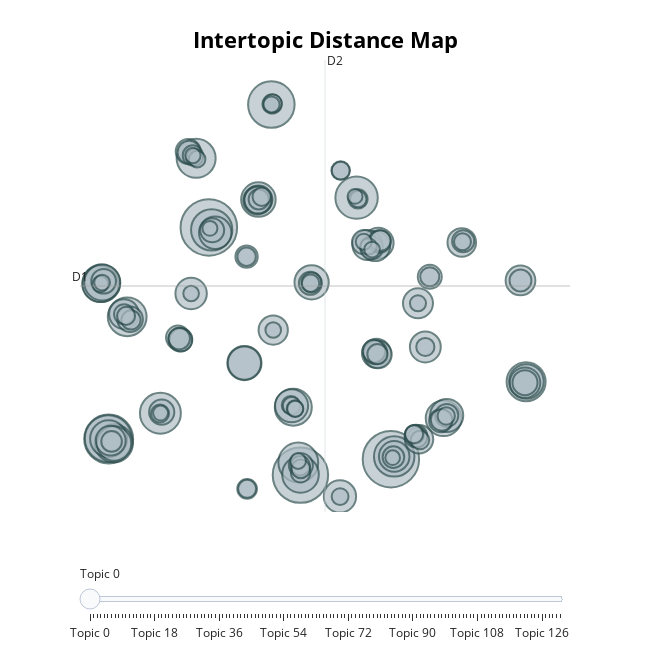

Notebook cell for this chart:
### Code cell
# Creating clusters for the whole data set
model,topics = cluster_data(df,min_topic_size=50,fine_tune_label=True,get_topics=True)
# Saving the BERTopic model
model.save("./models/bertopic_model_whole_data_set.brt")
display(model.get_topic_info())
model.visualize_topics()

### Figure 1 — Plotly figure (JSON) as saved in the notebook; plotly's stock layout.template omitted (floating-point values rounded to 4 significant figures; data arrays with more than 128 entries replaced by an {"elided": "..."} marker saying what was removed)
{"data": [{"customdata": {"elided": "132x3 mixed values"}, "hovertemplate": "<b>Topic %{customdata[0]}</b><br>%{customdata[1]}<br>Size: %{customdata[2]}", "legendgroup": "", "marker": {"color": "#B0BEC5", "line": {"color": "DarkSlateGrey", "width": 2}, "size": {"elided": "132 int values"}, "sizemode": "area", "sizeref": 0.4656, "symbol": "circle"}, "mode": "markers", "name": "", "orientation": "v", "showlegend": false, "type": "scatter", "x": {"elided": "132 float values"}, "xaxis": "x", "y": {"elided": "132 float values"}, "yaxis": "y"}], "layout": {"annotations": [{"showarrow": false, "text": "D1", "x": -10.95, "y": 8.937, "yshift": 10}, {"showarrow": false, "text": "D2", "x": 6.271, "xshift": 10, "y": 27.71}], "height": 650, "hoverlabel": {"bgcolor": "white", "font": {"family": "Rockwell", "size": 16}}, "legend": {"itemsizing": "constant", "tracegroupgap": 0}, "margin": {"t": 60}, "shapes": [{"line": {"color": "#CFD8DC", "width": 2}, "type": "line", "x0": 6.271, "x1": 6.271, "y0": -9.833, "y1": 27.71}, {"line": {"color": "#9E9E9E", "width": 2}, "type": "line", "x0": -10.95, "x1": 23.49, "y0": 8.937, "y1": 8.937}], "sliders": [{"active": 0, "pad": {"t": 50}, "steps": [{"args": [{"marker.color": {"elided": "1x132 str values"}}], "label": "Topic 0", "method": "update"}, {"args": [{"marker.color": {"elided": "1x132 str values"}}], "label": "Topic 1", "method": "update"}, {"args": [{"marker.color": {"elided": "1x132 str values"}}], "label": "Topic 2", "method": "update"}, {"args": [{"marker.color": {"elided": "1x132 str values"}}], "label": "Topic 3", "method": "update"}, {"args": [{"marker.color": {"elided": "1x132 str values"}}], "label": "Topic 4", "method": "update"}, {"args": [{"marker.color": {"elided": "1x132 str values"}}], "label": "Topic 5", "method": "update"}, {"args": [{"marker.color": {"elided": "1x132 str values"}}], "label": "Topic 6", "method": "update"}, {"args": [{"marker.color": {"elided": "1x132 str values"}}], "label": "Topic 7", "method": "update"}, {"args": [{"marker.color": {"elided": "1x132 str values"}}], "label": "Topic 8", "method": "update"}, {"args": [{"marker.color": {"elided": "1x132 str values"}}], "label": "Topic 9", "method": "update"}, {"args": [{"marker.color": {"elided": "1x132 str values"}}], "label": "Topic 10", "method": "update"}, {"args": [{"marker.color": {"elided": "1x132 str values"}}], "label": "Topic 11", "method": "update"}, {"args": [{"marker.color": {"elided": "1x132 str values"}}], "label": "Topic 12", "method": "update"}, {"args": [{"marker.color": {"elided": "1x132 str values"}}], "label": "Topic 13", "method": "update"}, {"args": [{"marker.color": {"elided": "1x132 str values"}}], "label": "Topic 14", "method": "update"}, {"args": [{"marker.color": {"elided": "1x132 str values"}}], "label": "Topic 15", "method": "update"}, {"args": [{"marker.color": {"elided": "1x132 str values"}}], "label": "Topic 16", "method": "update"}, {"args": [{"marker.color": {"elided": "1x132 str values"}}], "label": "Topic 17", "method": "update"}, {"args": [{"marker.color": {"elided": "1x132 str values"}}], "label": "Topic 18", "method": "update"}, {"args": [{"marker.color": {"elided": "1x132 str values"}}], "label": "Topic 19", "method": "update"}, {"args": [{"marker.color": {"elided": "1x132 str values"}}], "label": "Topic 20", "method": "update"}, {"args": [{"marker.color": {"elided": "1x132 str values"}}], "label": "Topic 21", "method": "update"}, {"args": [{"marker.color": {"elided": "1x132 str values"}}], "label": "Topic 22", "method": "update"}, {"args": [{"marker.color": {"elided": "1x132 str values"}}], "label": "Topic 23", "method": "update"}, {"args": [{"marker.color": {"elided": "1x132 str values"}}], "label": "Topic 24", "method": "update"}, {"args": [{"marker.color": {"elided": "1x132 str values"}}], "label": "Topic 25", "method": "update"}, {"args": [{"marker.color": {"elided": "1x132 str values"}}], "label": "Topic 26", "method": "update"}, {"args": [{"marker.color": {"elided": "1x132 str values"}}], "label": "Topic 27", "method": "update"}, {"args": [{"marker.color": {"elided": "1x132 str values"}}], "label": "Topic 28", "method": "update"}, {"args": [{"marker.color": {"elided": "1x132 str values"}}], "label": "Topic 29", "method": "update"}, {"args": [{"marker.color": {"elided": "1x132 str values"}}], "label": "Topic 30", "method": "update"}, {"args": [{"marker.color": {"elided": "1x132 str values"}}], "label": "Topic 31", "method": "update"}, {"args": [{"marker.color": {"elided": "1x132 str values"}}], "label": "Topic 32", "method": "update"}, {"args": [{"marker.color": {"elided": "1x132 str values"}}], "label": "Topic 33", "method": "update"}, {"args": [{"marker.color": {"elided": "1x132 str values"}}], "label": "Topic 34", "method": "update"}, {"args": [{"marker.color": {"elided": "1x132 str values"}}], "label": "Topic 35", "method": "update"}, {"args": [{"marker.color": {"elided": "1x132 str values"}}], "label": "Topic 36", "method": "update"}, {"args": [{"marker.color": {"elided": "1x132 str values"}}], "label": "Topic 37", "method": "update"}, {"args": [{"marker.color": {"elided": "1x132 str values"}}], "label": "Topic 38", "method": "update"}, {"args": [{"marker.color": {"elided": "1x132 str values"}}], "label": "Topic 39", "method": "update"}, {"args": [{"marker.color": {"elided": "1x132 str values"}}], "label": "Topic 40", "method": "update"}, {"args": [{"marker.color": {"elided": "1x132 str values"}}], "label": "Topic 41", "method": "update"}, {"args": [{"marker.color": {"elided": "1x132 str values"}}], "label": "Topic 42", "method": "update"}, {"args": [{"marker.color": {"elided": "1x132 str values"}}], "label": "Topic 43", "method": "update"}, {"args": [{"marker.color": {"elided": "1x132 str values"}}], "label": "Topic 44", "method": "update"}, {"args": [{"marker.color": {"elided": "1x132 str values"}}], "label": "Topic 45", "method": "update"}, {"args": [{"marker.color": {"elided": "1x132 str values"}}], "label": "Topic 46", "method": "update"}, {"args": [{"marker.color": {"elided": "1x132 str values"}}], "label": "Topic 47", "method": "update"}, {"args": [{"marker.color": {"elided": "1x132 str values"}}], "label": "Topic 48", "method": "update"}, {"args": [{"marker.color": {"elided": "1x132 str values"}}], "label": "Topic 49", "method": "update"}, {"args": [{"marker.color": {"elided": "1x132 str values"}}], "label": "Topic 50", "method": "update"}, {"args": [{"marker.color": {"elided": "1x132 str values"}}], "label": "Topic 51", "method": "update"}, {"args": [{"marker.color": {"elided": "1x132 str values"}}], "label": "Topic 52", "method": "update"}, {"args": [{"marker.color": {"elided": "1x132 str values"}}], "label": "Topic 53", "method": "update"}, {"args": [{"marker.color": {"elided": "1x132 str values"}}], "label": "Topic 54", "method": "update"}, {"args": [{"marker.color": {"elided": "1x132 str values"}}], "label": "Topic 55", "method": "update"}, {"args": [{"marker.color": {"elided": "1x132 str values"}}], "label": "Topic 56", "method": "update"}, {"args": [{"marker.color": {"elided": "1x132 str values"}}], "label": "Topic 57", "method": "update"}, {"args": [{"marker.color": {"elided": "1x132 str values"}}], "label": "Topic 58", "method": "update"}, {"args": [{"marker.color": {"elided": "1x132 str values"}}], "label": "Topic 59", "method": "update"}, {"args": [{"marker.color": {"elided": "1x132 str values"}}], "label": "Topic 60", "method": "update"}, {"args": [{"marker.color": {"elided": "1x132 str values"}}], "label": "Topic 61", "method": "update"}, {"args": [{"marker.color": {"elided": "1x132 str values"}}], "label": "Topic 62", "method": "update"}, {"args": [{"marker.color": {"elided": "1x132 str values"}}], "label": "Topic 63", "method": "update"}, {"args": [{"marker.color": {"elided": "1x132 str values"}}], "label": "Topic 64", "method": "update"}, {"args": [{"marker.color": {"elided": "1x132 str values"}}], "label": "Topic 65", "method": "update"}, {"args": [{"marker.color": {"elided": "1x132 str values"}}], "label": "Topic 66", "method": "update"}, {"args": [{"marker.color": {"elided": "1x132 str values"}}], "label": "Topic 67", "method": "update"}, {"args": [{"marker.color": {"elided": "1x132 str values"}}], "label": "Topic 68", "method": "update"}, {"args": [{"marker.color": {"elided": "1x132 str values"}}], "label": "Topic 69", "method": "update"}, {"args": [{"marker.color": {"elided": "1x132 str values"}}], "label": "Topic 70", "method": "update"}, {"args": [{"marker.color": {"elided": "1x132 str values"}}], "label": "Topic 71", "method": "update"}, {"args": [{"marker.color": {"elided": "1x132 str values"}}], "label": "Topic 72", "method": "update"}, {"args": [{"marker.color": {"elided": "1x132 str values"}}], "label": "Topic 73", "method": "update"}, {"args": [{"marker.color": {"elided": "1x132 str values"}}], "label": "Topic 74", "method": "update"}, {"args": [{"marker.color": {"elided": "1x132 str values"}}], "label": "Topic 75", "method": "update"}, {"args": [{"marker.color": {"elided": "1x132 str values"}}], "label": "Topic 76", "method": "update"}, {"args": [{"marker.color": {"elided": "1x132 str values"}}], "label": "Topic 77", "method": "update"}, {"args": [{"marker.color": {"elided": "1x132 str values"}}], "label": "Topic 78", "method": "update"}, {"args": [{"marker.color": {"elided": "1x132 str values"}}], "label": "Topic 79", "method": "update"}, {"args": [{"marker.color": {"elided": "1x132 str values"}}], "label": "Topic 80", "method": "update"}, {"args": [{"marker.color": {"elided": "1x132 str values"}}], "label": "Topic 81", "method": "update"}, {"args": [{"marker.color": {"elided": "1x132 str values"}}], "label": "Topic 82", "method": "update"}, {"args": [{"marker.color": {"elided": "1x132 str values"}}], "label": "Topic 83", "method": "update"}, {"args": [{"marker.color": {"elided": "1x132 str values"}}], "label": "Topic 84", "method": "update"}, {"args": [{"marker.color": {"elided": "1x132 str values"}}], "label": "Topic 85", "method": "update"}, {"args": [{"marker.color": {"elided": "1x132 str values"}}], "label": "Topic 86", "method": "update"}, {"args": [{"marker.color": {"elided": "1x132 str values"}}], "label": "Topic 87", "method": "update"}, {"args": [{"marker.color": {"elided": "1x132 str values"}}], "label": "Topic 88", "method": "update"}, {"args": [{"marker.color": {"elided": "1x132 str values"}}], "label": "Topic 89", "method": "update"}, {"args": [{"marker.color": {"elided": "1x132 str values"}}], "label": "Topic 90", "method": "update"}, {"args": [{"marker.color": {"elided": "1x132 str values"}}], "label": "Topic 91", "method": "update"}, {"args": [{"marker.color": {"elided": "1x132 str values"}}], "label": "Topic 92", "method": "update"}, {"args": [{"marker.color": {"elided": "1x132 str values"}}], "label": "Topic 93", "method": "update"}, {"args": [{"marker.color": {"elided": "1x132 str values"}}], "label": "Topic 94", "method": "update"}, {"args": [{"marker.color": {"elided": "1x132 str values"}}], "label": "Topic 95", "method": "update"}, {"args": [{"marker.color": {"elided": "1x132 str values"}}], "label": "Topic 96", "method": "update"}, {"args": [{"marker.color": {"elided": "1x132 str values"}}], "label": "Topic 97", "method": "update"}, {"args": [{"marker.color": {"elided": "1x132 str values"}}], "label": "Topic 98", "method": "update"}, {"args": [{"marker.color": {"elided": "1x132 str values"}}], "label": "Topic 99", "method": "update"}, {"args": [{"marker.color": {"elided": "1x132 str values"}}], "label": "Topic 100", "method": "update"}, {"args": [{"marker.color": {"elided": "1x132 str values"}}], "label": "Topic 101", "method": "update"}, {"args": [{"marker.color": {"elided": "1x132 str values"}}], "label": "Topic 102", "method": "update"}, {"args": [{"marker.color": {"elided": "1x132 str values"}}], "label": "Topic 103", "method": "update"}, {"args": [{"marker.color": {"elided": "1x132 str values"}}], "label": "Topic 104", "method": "update"}, {"args": [{"marker.color": {"elided": "1x132 str values"}}], "label": "Topic 105", "method": "update"}, {"args": [{"marker.color": {"elided": "1x132 str values"}}], "label": "Topic 106", "method": "update"}, {"args": [{"marker.color": {"elided": "1x132 str values"}}], "label": "Topic 107", "method": "update"}, {"args": [{"marker.color": {"elided": "1x132 str values"}}], "label": "Topic 108", "method": "update"}, {"args": [{"marker.color": {"elided": "1x132 str values"}}], "label": "Topic 109", "method": "update"}, {"args": [{"marker.color": {"elided": "1x132 str values"}}], "label": "Topic 110", "method": "update"}, {"args": [{"marker.color": {"elided": "1x132 str values"}}], "label": "Topic 111", "method": "update"}, {"args": [{"marker.color": {"elided": "1x132 str values"}}], "label": "Topic 112", "method": "update"}, {"args": [{"marker.color": {"elided": "1x132 str values"}}], "label": "Topic 113", "method": "update"}, {"args": [{"marker.color": {"elided": "1x132 str values"}}], "label": "Topic 114", "method": "update"}, {"args": [{"marker.color": {"elided": "1x132 str values"}}], "label": "Topic 115", "method": "update"}, {"args": [{"marker.color": {"elided": "1x132 str values"}}], "label": "Topic 116", "method": "update"}, {"args": [{"marker.color": {"elided": "1x132 str values"}}], "label": "Topic 117", "method": "update"}, {"args": [{"marker.color": {"elided": "1x132 str values"}}], "label": "Topic 118", "method": "update"}, {"args": [{"marker.color": {"elided": "1x132 str values"}}], "label": "Topic 119", "method": "update"}, {"args": [{"marker.color": {"elided": "1x132 str values"}}], "label": "Topic 120", "method": "update"}, {"args": [{"marker.color": {"elided": "1x132 str values"}}], "label": "Topic 121", "method": "update"}, {"args": [{"marker.color": {"elided": "1x132 str values"}}], "label": "Topic 122", "method": "update"}, {"args": [{"marker.color": {"elided": "1x132 str values"}}], "label": "Topic 123", "method": "update"}, {"args": [{"marker.color": {"elided": "1x132 str values"}}], "label": "Topic 124", "method": "update"}, {"args": [{"marker.color": {"elided": "1x132 str values"}}], "label": "Topic 125", "method": "update"}, {"args": [{"marker.color": {"elided": "1x132 str values"}}], "label": "Topic 126", "method": "update"}, {"args": [{"marker.color": {"elided": "1x132 str values"}}], "label": "Topic 127", "method": "update"}, {"args": [{"marker.color": {"elided": "1x132 str values"}}], "label": "Topic 128", "method": "update"}, {"args": [{"marker.color": {"elided": "1x132 str values"}}], "label": "Topic 129", "method": "update"}, {"args": [{"marker.color": {"elided": "1x132 str values"}}], "label": "Topic 130", "method": "update"}, {"args": [{"marker.color": {"elided": "1x132 str values"}}], "label": "Topic 131", "method": "update"}]}], "title": {"font": {"color": "Black", "size": 22}, "text": "<b>Intertopic Distance Map</b>", "x": 0.5, "xanchor": "center", "y": 0.95, "yanchor": "top"}, "width": 650, "xaxis": {"anchor": "y", "domain": [0, 1], "range": [-10.95, 23.49], "title": {"text": ""}, "visible": false}, "yaxis": {"anchor": "x", "domain": [0, 1], "range": [-9.833, 27.71], "title": {"text": ""}, "visible": false}}}
